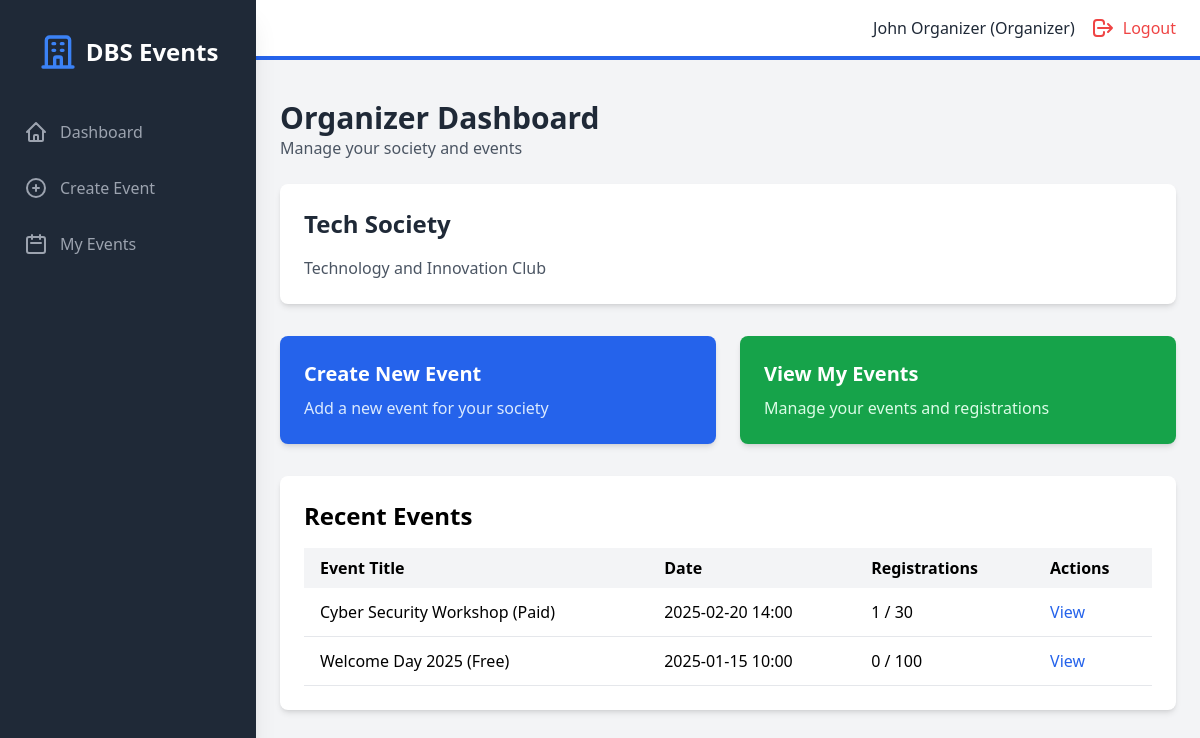
Page /organizer/dashboard (signed in) on the committed database.
### models.py (models this page shows, shortened)
class User(UserMixin, db.Model):
    id = db.Column(db.Integer, primary_key=True)
    email = db.Column(db.String(120), unique=True, nullable=False)
    password_hash = db.Column(db.String(200), nullable=False)
    name = db.Column(db.String(100), nullable=False)
    role = db.Column(db.String(20), nullable=False)  # superadmin, organizer, student
    created_at = db.Column(db.DateTime, default=datetime.utcnow)
    societies = db.relationship('Society', backref='head', lazy=True)
    events_created = db.relationship('Event', backref='creator', lazy=True)
    registrations = db.relationship('Registration', backref='student', lazy=True)

class Society(db.Model):
    id = db.Column(db.Integer, primary_key=True)
    name = db.Column(db.String(100), nullable=False, unique=True)
    description = db.Column(db.Text, nullable=True)
    society_head_id = db.Column(db.Integer, db.ForeignKey('user.id'), nullable=False)
    created_at = db.Column(db.DateTime, default=datetime.utcnow)
    events = db.relationship('Event', backref='society', lazy=True)

class Event(db.Model):
    id = db.Column(db.Integer, primary_key=True)
    title = db.Column(db.String(200), nullable=False)
    description = db.Column(db.Text, nullable=True)
    event_date = db.Column(db.DateTime, nullable=False)
    location = db.Column(db.String(200), nullable=False)
    capacity = db.Column(db.Integer, nullable=False)
    is_paid = db.Column(db.Boolean, default=False)
    cost = db.Column(db.Float, default=0.0)
    society_id = db.Column(db.Integer, db.ForeignKey('society.id'), nullable=True)
    created_by = db.Column(db.Integer, db.ForeignKey('user.id'), nullable=False)
    created_at = db.Column(db.DateTime, default=datetime.utcnow)
    registrations = db.relationship('Registration', backref='event', lazy=True, cascade='all, delete-orphan')
    def get_registered_count(self):
        return len(self.registrations)

### backend/routes/organizer.py (the view)
@organizer_bp.route("/organizer/dashboard", endpoint="organizer_dashboard")
@organizer_required
def organizer_dashboard():
    society = Society.query.filter_by(society_head_id=current_user.id).first()
    my_events = Event.query.filter_by(created_by=current_user.id).order_by(
        Event.event_date.desc()
    ).all()
    return render_template("organizer/dashboard.html", society=society, my_events=my_events)

### backend/main.py (called while the page is built)
@login_manager.user_loader
def load_user(user_id):
    return User.query.get(int(user_id))

### frontend/templates/organizer/dashboard.html (shortened to what this page needs)
{% extends "base.html" %}
{% block auth_content %}
<div class="mb-6">
    <h1 class="text-3xl font-bold text-gray-800">Organizer Dashboard</h1>
    <p class="text-gray-600">Manage your society and events</p>
</div>
{% if society %}
<div class="bg-white rounded-lg shadow-md p-6 mb-8">
    <h2 class="text-2xl font-bold text-gray-800 mb-4">{{ society.name }}</h2>
    <p class="text-gray-600">{{ society.description }}</p>
</div>
{% endif %}
<div class="grid grid-cols-1 md:grid-cols-2 gap-6 mb-8">
    <a href="{{ url_for('organizer.organizer_add_event') }}" class="bg-blue-600 text-white rounded-lg shadow-md p-6 hover:bg-blue-700 transition">
        <h3 class="text-xl font-bold mb-2">Create New Event</h3>
        <p class="text-blue-100">Add a new event for your society</p>
    </a>
    <a href="{{ url_for('organizer.organizer_events') }}" class="bg-green-600 text-white rounded-lg shadow-md p-6 hover:bg-green-700 transition">
        <h3 class="text-xl font-bold mb-2">View My Events</h3>
        <p class="text-green-100">Manage your events and registrations</p>
    </a>
</div>
<div class="bg-white rounded-lg shadow-md p-6">
    <h2 class="text-2xl font-bold mb-4">Recent Events</h2>
    {% if my_events %}
    <div class="overflow-x-auto">
        <table class="w-full">
            <thead class="bg-gray-100">
                <tr>
                    <th class="px-4 py-2 text-left">Event Title</th>
                    <th class="px-4 py-2 text-left">Date</th>
                    <th class="px-4 py-2 text-left">Registrations</th>
                    <th class="px-4 py-2 text-left">Actions</th>
                </tr>
            </thead>
            <tbody>
                {% for event in my_events %}
                <tr class="border-b hover:bg-gray-50">
                    <td class="px-4 py-3">{{ event.title }}</td>
                    <td class="px-4 py-3">{{ event.event_date.strftime('%Y-%m-%d %H:%M') }}</td>
                    <td class="px-4 py-3">{{ event.get_registered_count() }} / {{ event.capacity }}</td>
                    <td class="px-4 py-3">
                        <a href="{{ url_for('registrations.view_registrations', event_id=event.id) }}" class="text-blue-600 hover:underline">View</a>
                    </td>
                </tr>
                {% endfor %}
            </tbody>
        </table>
    </div>
    {% else %}
    <p class="text-gray-500 text-center py-8">No events created yet</p>
    {% endif %}
</div>
{% endblock %}

### frontend/templates/base.html (shortened to what this page needs)
<!DOCTYPE html>
<html lang="en">
<head>
    <script src="https://cdn.tailwindcss.com"></script>
    <link rel="stylesheet" href="{{ url_for('static', filename='css/style.css') }}">
</head>
<body class="bg-gray-100">
    {% if current_user.is_authenticated %}
    <div class="flex h-screen bg-gray-100">
        <div id="sidebar" class="sidebar fixed inset-y-0 left-0 z-30 w-64 bg-gray-800 overflow-y-auto transition duration-300 ease-out md:translate-x-0 md:static md:shadow-xl sidebar-closed">
            <div class="flex items-center justify-center mt-8">
                <div class="flex items-center">
                    <svg class="h-10 w-10 text-blue-500" fill="none" stroke="currentColor" viewBox="0 0 24 24">
                        <path stroke-linecap="round" stroke-linejoin="round" stroke-width="2" d="M19 21V5a2 2 0 00-2-2H7a2 2 0 00-2 2v16m14 0h2m-2 0h-5m-9 0H3m2 0h5M9 7h1m-1 4h1m4-4h1m-1 4h1m-5 10v-5a1 1 0 011-1h2a1 1 0 011 1v5m-4 0h4"></path>
                    </svg>
                    <span class="text-white text-2xl font-semibold ml-2">DBS Events</span>
                </div>
            </div>
            <nav class="mt-10">
                {% if current_user.role == 'superadmin' %}
                    <a class="flex items-center mt-4 py-2 px-6 text-gray-400 hover:bg-gray-700 hover:text-white" href="{{ url_for('admin.admin_dashboard') }}">
                        <svg class="h-6 w-6" fill="none" stroke="currentColor" viewBox="0 0 24 24"><path stroke-linecap="round" stroke-linejoin="round" stroke-width="2" d="M3 12l2-2m0 0l7-7 7 7M5 10v10a1 1 0 001 1h3m10-11l2 2m-2-2v10a1 1 0 01-1 1h-3m-6 0a1 1 0 001-1v-4a1 1 0 011-1h2a1 1 0 011 1v4a1 1 0 001 1m-6 0h6"></path></svg>
                        <span class="mx-3">Dashboard</span>
                    </a>
                    <a class="flex items-center mt-4 py-2 px-6 text-gray-400 hover:bg-gray-700 hover:text-white" href="{{ url_for('admin.admin_organizers') }}">
                        <svg class="h-6 w-6" fill="none" stroke="currentColor" viewBox="0 0 24 24"><path stroke-linecap="round" stroke-linejoin="round" stroke-width="2" d="M17 20h5v-2a3 3 0 00-5.356-1.857M17 20H7m10 0v-2c0-.656-.126-1.283-.356-1.857m0 0a5.002 5.002 0 019.288 0M15 7a3 3 0 11-6 0 3 3 0 016 0zm6 3a2 2 0 11-4 0 2 2 0 014 0zM7 10a2 2 0 11-4 0 2 2 0 014 0z"></path></svg>
                        <span class="mx-3">Organizers</span>
                    </a>
                    <a class="flex items-center mt-4 py-2 px-6 text-gray-400 hover:bg-gray-700 hover:text-white" href="{{ url_for('admin.admin_societies') }}">
                        <svg class="h-6 w-6" fill="none" stroke="currentColor" viewBox="0 0 24 24"><path stroke-linecap="round" stroke-linejoin="round" stroke-width="2" d="M19 21V5a2 2 0 00-2-2H7a2 2 0 00-2 2v16m14 0h2m-2 0h-5m-9 0H3m2 0h5M9 7h1m-1 4h1m4-4h1m-1 4h1m-5 10v-5a1 1 0 011-1h2a1 1 0 011 1v5m-4 0h4"></path></svg>
                        <span class="mx-3">Societies</span>
                    </a>
                    <a class="flex items-center mt-4 py-2 px-6 text-gray-400 hover:bg-gray-700 hover:text-white" href="{{ url_for('admin.admin_events') }}">
                        <svg class="h-6 w-6" fill="none" stroke="currentColor" viewBox="0 0 24 24"><path stroke-linecap="round" stroke-linejoin="round" stroke-width="2" d="M8 7V3m8 4V3m-9 8h10M5 21h14a2 2 0 002-2V7a2 2 0 00-2-2H5a2 2 0 00-2 2v12a2 2 0 002 2z"></path></svg>
                        <span class="mx-3">All Events</span>
                    </a>
                {% elif current_user.role == 'organizer' %}
                    <a class="flex items-center mt-4 py-2 px-6 text-gray-400 hover:bg-gray-700 hover:text-white" href="{{ url_for('organizer.organizer_dashboard') }}">
                        <svg class="h-6 w-6" fill="none" stroke="currentColor" viewBox="0 0 24 24"><path stroke-linecap="round" stroke-linejoin="round" stroke-width="2" d="M3 12l2-2m0 0l7-7 7 7M5 10v10a1 1 0 001 1h3m10-11l2 2m-2-2v10a1 1 0 01-1 1h-3m-6 0a1 1 0 001-1v-4a1 1 0 011-1h2a1 1 0 011 1v4a1 1 0 001 1m-6 0h6"></path></svg>
                        <span class="mx-3">Dashboard</span>
                    </a>
                    <a class="flex items-center mt-4 py-2 px-6 text-gray-400 hover:bg-gray-700 hover:text-white" href="{{ url_for('organizer.organizer_add_event') }}">
                        <svg class="h-6 w-6" fill="none" stroke="currentColor" viewBox="0 0 24 24"><path stroke-linecap="round" stroke-linejoin="round" stroke-width="2" d="M12 9v3m0 0v3m0-3h3m-3 0H9m12 0a9 9 0 11-18 0 9 9 0 0118 0z"></path></svg>
                        <span class="mx-3">Create Event</span>
                    </a>
                    <a class="flex items-center mt-4 py-2 px-6 text-gray-400 hover:bg-gray-700 hover:text-white" href="{{ url_for('organizer.organizer_dashboard') }}">
                        <svg class="h-6 w-6" fill="none" stroke="currentColor" viewBox="0 0 24 24"><path stroke-linecap="round" stroke-linejoin="round" stroke-width="2" d="M8 7V3m8 4V3m-9 8h10M5 21h14a2 2 0 002-2V7a2 2 0 00-2-2H5a2 2 0 00-2 2v12a2 2 0 002 2z"></path></svg>
                        <span class="mx-3">My Events</span>
                    </a>
                {% endif %}
            </nav>
        </div>
        <div class="flex-1 flex flex-col overflow-hidden">
            <header class="flex justify-between items-center py-4 px-6 bg-white border-b-4 border-blue-600">
                <div class="flex items-center">
                    <span class="text-gray-800 mr-4">{{ current_user.name }} ({{ current_user.role | capitalize }})</span>
                    <a href="{{ url_for('public.logout') }}" class="flex items-center text-red-500 hover:text-red-700">
                        <svg class="h-6 w-6" fill="none" stroke="currentColor" viewBox="0 0 24 24"><path stroke-linecap="round" stroke-linejoin="round" stroke-width="2" d="M17 16l4-4m0 0l-4-4m4 4H7m6 4v1a3 3 0 01-3 3H6a3 3 0 01-3-3v-10a3 3 0 013-3h4a3 3 0 013 3v1"></path></svg>
                        <span class="ml-2 hidden sm:inline">Logout</span>
                    </a>
                </div>
            </header>
            <div class="px-6 pt-4">
            </div>
            <main class="flex-1 overflow-x-hidden overflow-y-auto bg-gray-100 p-6">
                {% block auth_content %}{% endblock %}
            </main>
        </div>
    </div>
    {% endif %}
</body>
</html>

### frontend/static/css/style.css (style rules this page uses)
body { font-family: 'Segoe UI', Tahoma, Geneva, Verdana, sans-serif; }
a, button { transition: all 0.3s ease; }

### frontend/templates/base.html (style rules this page uses)
.sidebar { transition: transform 0.3s ease-in-out; }
.sidebar-closed { transform: translateX(-100%); }
@media (min-width: 768px) { .sidebar-closed { transform: translateX(0); } }

### rows in the picture
User: name "John Organizer", role "Organizer"
Society: name "Tech Society", description "Technology and Innovation Club"
Event: title "Cyber Security Workshop (Paid)", event_date "2025-02-20 14:00", get_registered_count "1", capacity "30"
Event: title "Welcome Day 2025 (Free)", event_date "2025-01-15 10:00", get_registered_count "0", capacity "100"
